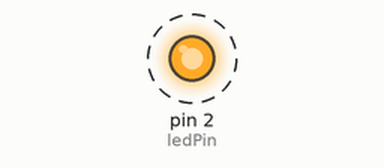
Bench run of a sketch on a simulated Arduino Uno, built with avr-gcc and run on an emulated ATmega328P. On the bench: output pins drawn as LEDs (lit = HIGH). Dashed ring = blinking. What the sketch prints to the serial monitor is not drawn.

Above: at 0.2 s.
Timing chart, 0 to 3.0 s (numbered marks = the images above):
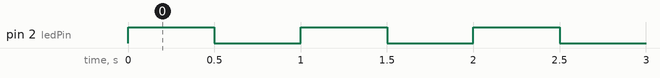

Measured:
- by itself, pin 2 (ledPin): alternates HIGH for 0.50 s and LOW for 0.50 s

The sketch:

sketch_jul15b.ino
```cpp
int ledPin = 2; // Digital output pin for LED

void setup() {
  pinMode(ledPin, OUTPUT);
  Serial.begin(115200);
}

void loop() {
  Serial.print("0");
  digitalWrite(ledPin, HIGH);
  delay(500);

  Serial.println(" Kill!");
  digitalWrite(ledPin, LOW);
  delay(500);
}
```
